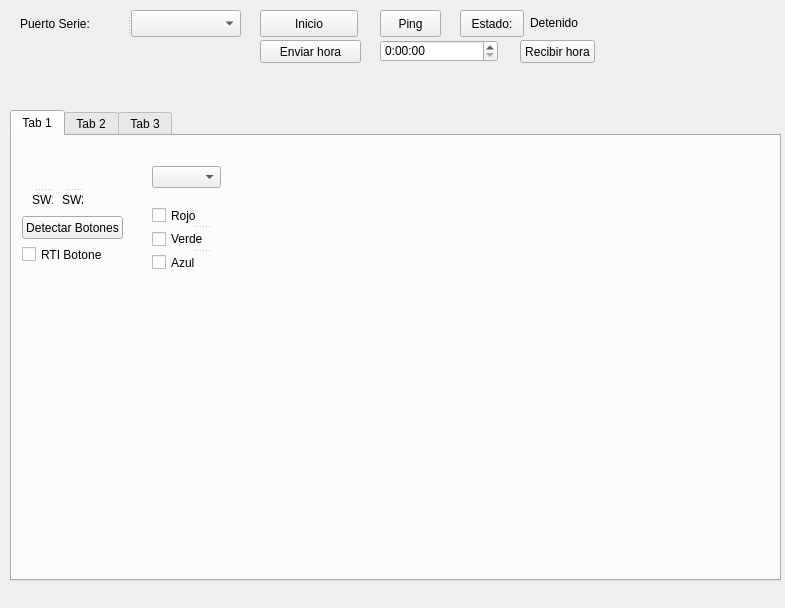
<?xml version="1.0" encoding="UTF-8"?>
<ui version="4.0">
 <class>GUIPanel</class>
 <widget class="QWidget" name="GUIPanel">
  <property name="geometry">
   <rect>
    <x>0</x>
    <y>0</y>
    <width>785</width>
    <height>608</height>
   </rect>
  </property>
  <property name="windowTitle">
   <string>GUIPanel</string>
  </property>
  <widget class="QPushButton" name="runButton">
   <property name="geometry">
    <rect>
     <x>260</x>
     <y>10</y>
     <width>98</width>
     <height>27</height>
    </rect>
   </property>
   <property name="text">
    <string>Inicio</string>
   </property>
  </widget>
  <widget class="QPushButton" name="pingButton">
   <property name="geometry">
    <rect>
     <x>380</x>
     <y>10</y>
     <width>61</width>
     <height>27</height>
    </rect>
   </property>
   <property name="text">
    <string>Ping</string>
   </property>
  </widget>
  <widget class="QSplitter" name="splitter">
   <property name="geometry">
    <rect>
     <x>20</x>
     <y>10</y>
     <width>221</width>
     <height>27</height>
    </rect>
   </property>
   <property name="orientation">
    <enum>Qt::Horizontal</enum>
   </property>
   <widget class="QLabel" name="serialPortLabel">
    <property name="text">
     <string>Puerto Serie:</string>
    </property>
   </widget>
   <widget class="QComboBox" name="serialPortComboBox"/>
  </widget>
  <widget class="QPushButton" name="pushButton">
   <property name="geometry">
    <rect>
     <x>460</x>
     <y>10</y>
     <width>64</width>
     <height>27</height>
    </rect>
   </property>
   <property name="text">
    <string>Estado:</string>
   </property>
  </widget>
  <widget class="QLabel" name="statusLabel">
   <property name="geometry">
    <rect>
     <x>530</x>
     <y>14</y>
     <width>331</width>
     <height>17</height>
    </rect>
   </property>
   <property name="text">
    <string>Detenido</string>
   </property>
  </widget>
  <widget class="QTabWidget" name="tabWidget">
   <property name="geometry">
    <rect>
     <x>10</x>
     <y>110</y>
     <width>771</width>
     <height>471</height>
    </rect>
   </property>
   <property name="currentIndex">
    <number>0</number>
   </property>
   <widget class="QWidget" name="tab">
    <attribute name="title">
     <string>Tab 1</string>
    </attribute>
    <widget class="QCheckBox" name="RTIcheckBox">
     <property name="geometry">
      <rect>
       <x>10</x>
       <y>110</y>
       <width>81</width>
       <height>17</height>
      </rect>
     </property>
     <property name="text">
      <string>RTI Botones</string>
     </property>
    </widget>
    <widget class="QSplitter" name="splitter_3">
     <property name="geometry">
      <rect>
       <x>20</x>
       <y>20</y>
       <width>21</width>
       <height>51</height>
      </rect>
     </property>
     <property name="orientation">
      <enum>Qt::Vertical</enum>
     </property>
     <widget class="Led" name="SW1">
      <property name="toolTip">
       <string>Color Led component</string>
      </property>
      <property name="whatsThis">
       <string>Led indicator</string>
      </property>
     </widget>
     <widget class="QLabel" name="label">
      <property name="text">
       <string>SW1</string>
      </property>
     </widget>
    </widget>
    <widget class="QSplitter" name="splitter_4">
     <property name="geometry">
      <rect>
       <x>50</x>
       <y>20</y>
       <width>21</width>
       <height>51</height>
      </rect>
     </property>
     <property name="orientation">
      <enum>Qt::Vertical</enum>
     </property>
     <widget class="Led" name="SW2">
      <property name="toolTip">
       <string>Color Led component</string>
      </property>
      <property name="whatsThis">
       <string>Led indicator</string>
      </property>
     </widget>
     <widget class="QLabel" name="label_2">
      <property name="text">
       <string>SW2</string>
      </property>
     </widget>
    </widget>
    <widget class="QPushButton" name="switchButton">
     <property name="geometry">
      <rect>
       <x>10</x>
       <y>80</y>
       <width>101</width>
       <height>23</height>
      </rect>
     </property>
     <property name="text">
      <string>Detectar Botones</string>
     </property>
    </widget>
    <widget class="QComboBox" name="modeComboBox">
     <property name="geometry">
      <rect>
       <x>140</x>
       <y>30</y>
       <width>69</width>
       <height>22</height>
      </rect>
     </property>
    </widget>
    <widget class="QSplitter" name="splitter_2">
     <property name="geometry">
      <rect>
       <x>140</x>
       <y>70</y>
       <width>97</width>
       <height>66</height>
      </rect>
     </property>
     <property name="orientation">
      <enum>Qt::Vertical</enum>
     </property>
     <widget class="QCheckBox" name="rojo">
      <property name="text">
       <string>Rojo</string>
      </property>
     </widget>
     <widget class="QCheckBox" name="verde">
      <property name="text">
       <string>Verde</string>
      </property>
     </widget>
     <widget class="QCheckBox" name="azul">
      <property name="text">
       <string>Azul</string>
      </property>
     </widget>
    </widget>
    <widget class="QwtKnob" name="Knob">
     <property name="geometry">
      <rect>
       <x>250</x>
       <y>20</y>
       <width>129</width>
       <height>134</height>
      </rect>
     </property>
     <property name="upperBound">
      <double>1.000000000000000</double>
     </property>
     <property name="value">
      <double>0.500000000000000</double>
     </property>
     <property name="singleSteps">
      <UInt>0</UInt>
     </property>
     <property name="pageSteps">
      <UInt>10</UInt>
     </property>
    </widget>
    <widget class="color_widgets::ColorWheel" name="colorWheel">
     <property name="geometry">
      <rect>
       <x>430</x>
       <y>30</y>
       <width>100</width>
       <height>100</height>
      </rect>
     </property>
     <property name="sizePolicy">
      <sizepolicy hsizetype="Minimum" vsizetype="Minimum">
       <horstretch>0</horstretch>
       <verstretch>0</verstretch>
      </sizepolicy>
     </property>
    </widget>
   </widget>
   <widget class="QWidget" name="tab_2">
    <attribute name="title">
     <string>Tab 2</string>
    </attribute>
    <widget class="QCheckBox" name="monitorCheckBox">
     <property name="geometry">
      <rect>
       <x>10</x>
       <y>20</y>
       <width>131</width>
       <height>17</height>
      </rect>
     </property>
     <property name="text">
      <string>Activar monitorización</string>
     </property>
    </widget>
    <widget class="Led" name="AIN0Led">
     <property name="geometry">
      <rect>
       <x>50</x>
       <y>50</y>
       <width>31</width>
       <height>31</height>
      </rect>
     </property>
     <property name="toolTip">
      <string>Color Led component</string>
     </property>
     <property name="whatsThis">
      <string>Led indicator</string>
     </property>
    </widget>
    <widget class="Led" name="AIN1Led">
     <property name="geometry">
      <rect>
       <x>160</x>
       <y>50</y>
       <width>31</width>
       <height>31</height>
      </rect>
     </property>
     <property name="toolTip">
      <string>Color Led component</string>
     </property>
     <property name="whatsThis">
      <string>Led indicator</string>
     </property>
    </widget>
    <widget class="Led" name="AIN3Led">
     <property name="geometry">
      <rect>
       <x>430</x>
       <y>50</y>
       <width>31</width>
       <height>31</height>
      </rect>
     </property>
     <property name="toolTip">
      <string>Color Led component</string>
     </property>
     <property name="whatsThis">
      <string>Led indicator</string>
     </property>
    </widget>
    <widget class="Led" name="AIN2Led">
     <property name="geometry">
      <rect>
       <x>290</x>
       <y>50</y>
       <width>31</width>
       <height>31</height>
      </rect>
     </property>
     <property name="toolTip">
      <string>Color Led component</string>
     </property>
     <property name="whatsThis">
      <string>Led indicator</string>
     </property>
    </widget>
    <widget class="QLabel" name="AIN0Label">
     <property name="geometry">
      <rect>
       <x>50</x>
       <y>80</y>
       <width>31</width>
       <height>16</height>
      </rect>
     </property>
     <property name="text">
      <string>AIN0</string>
     </property>
    </widget>
    <widget class="QLabel" name="AIN1Label">
     <property name="geometry">
      <rect>
       <x>160</x>
       <y>80</y>
       <width>31</width>
       <height>16</height>
      </rect>
     </property>
     <property name="text">
      <string>AIN1</string>
     </property>
    </widget>
    <widget class="QLabel" name="AIN2Label">
     <property name="geometry">
      <rect>
       <x>290</x>
       <y>80</y>
       <width>31</width>
       <height>16</height>
      </rect>
     </property>
     <property name="text">
      <string>AIN2</string>
     </property>
    </widget>
    <widget class="QLabel" name="AIN3Label">
     <property name="geometry">
      <rect>
       <x>430</x>
       <y>80</y>
       <width>31</width>
       <height>16</height>
      </rect>
     </property>
     <property name="text">
      <string>AIN3</string>
     </property>
    </widget>
    <widget class="QLCDNumber" name="AIN0lcdNumber">
     <property name="geometry">
      <rect>
       <x>20</x>
       <y>110</y>
       <width>81</width>
       <height>31</height>
      </rect>
     </property>
    </widget>
    <widget class="QwtKnob" name="AIN0Knob">
     <property name="geometry">
      <rect>
       <x>0</x>
       <y>150</y>
       <width>121</width>
       <height>111</height>
      </rect>
     </property>
     <property name="lowerBound">
      <double>1.000000000000000</double>
     </property>
     <property name="upperBound">
      <double>5.000000000000000</double>
     </property>
     <property name="value">
      <double>1.500000000000000</double>
     </property>
     <property name="totalSteps">
      <UInt>8</UInt>
     </property>
    </widget>
    <widget class="QLCDNumber" name="AIN1lcdNumber">
     <property name="geometry">
      <rect>
       <x>140</x>
       <y>110</y>
       <width>81</width>
       <height>31</height>
      </rect>
     </property>
    </widget>
    <widget class="QwtKnob" name="AIN1Knob">
     <property name="geometry">
      <rect>
       <x>120</x>
       <y>150</y>
       <width>121</width>
       <height>111</height>
      </rect>
     </property>
     <property name="lowerBound">
      <double>1.000000000000000</double>
     </property>
     <property name="upperBound">
      <double>5.000000000000000</double>
     </property>
     <property name="value">
      <double>2.500000000000000</double>
     </property>
     <property name="totalSteps">
      <UInt>8</UInt>
     </property>
    </widget>
    <widget class="QLCDNumber" name="AIN2lcdNumber">
     <property name="geometry">
      <rect>
       <x>270</x>
       <y>110</y>
       <width>81</width>
       <height>31</height>
      </rect>
     </property>
    </widget>
    <widget class="QwtKnob" name="AIN2Knob">
     <property name="geometry">
      <rect>
       <x>250</x>
       <y>150</y>
       <width>121</width>
       <height>111</height>
      </rect>
     </property>
     <property name="lowerBound">
      <double>1.000000000000000</double>
     </property>
     <property name="upperBound">
      <double>5.000000000000000</double>
     </property>
     <property name="value">
      <double>3.500000000000000</double>
     </property>
     <property name="totalSteps">
      <UInt>8</UInt>
     </property>
    </widget>
    <widget class="QLCDNumber" name="AIN3lcdNumber">
     <property name="geometry">
      <rect>
       <x>400</x>
       <y>110</y>
       <width>81</width>
       <height>31</height>
      </rect>
     </property>
    </widget>
    <widget class="QwtKnob" name="AIN3Knob">
     <property name="geometry">
      <rect>
       <x>390</x>
       <y>150</y>
       <width>121</width>
       <height>111</height>
      </rect>
     </property>
     <property name="lowerBound">
      <double>1.000000000000000</double>
     </property>
     <property name="upperBound">
      <double>5.000000000000000</double>
     </property>
     <property name="scaleStepSize">
      <double>0.000000000000000</double>
     </property>
     <property name="value">
      <double>4.500000000000000</double>
     </property>
     <property name="totalSteps">
      <UInt>8</UInt>
     </property>
    </widget>
    <widget class="Led" name="PB0Led">
     <property name="geometry">
      <rect>
       <x>40</x>
       <y>270</y>
       <width>31</width>
       <height>31</height>
      </rect>
     </property>
     <property name="toolTip">
      <string>Color Led component</string>
     </property>
     <property name="whatsThis">
      <string>Led indicator</string>
     </property>
    </widget>
    <widget class="Led" name="PB1Led">
     <property name="geometry">
      <rect>
       <x>170</x>
       <y>270</y>
       <width>31</width>
       <height>31</height>
      </rect>
     </property>
     <property name="toolTip">
      <string>Color Led component</string>
     </property>
     <property name="whatsThis">
      <string>Led indicator</string>
     </property>
    </widget>
    <widget class="Led" name="PB2Led">
     <property name="geometry">
      <rect>
       <x>290</x>
       <y>270</y>
       <width>31</width>
       <height>31</height>
      </rect>
     </property>
     <property name="toolTip">
      <string>Color Led component</string>
     </property>
     <property name="whatsThis">
      <string>Led indicator</string>
     </property>
    </widget>
    <widget class="Led" name="PB3Led">
     <property name="geometry">
      <rect>
       <x>420</x>
       <y>270</y>
       <width>31</width>
       <height>31</height>
      </rect>
     </property>
     <property name="toolTip">
      <string>Color Led component</string>
     </property>
     <property name="whatsThis">
      <string>Led indicator</string>
     </property>
    </widget>
    <widget class="QCheckBox" name="PB0CheckBox">
     <property name="geometry">
      <rect>
       <x>30</x>
       <y>320</y>
       <width>71</width>
       <height>17</height>
      </rect>
     </property>
     <property name="text">
      <string>PB0</string>
     </property>
    </widget>
    <widget class="QCheckBox" name="PB1Checkbox">
     <property name="geometry">
      <rect>
       <x>160</x>
       <y>320</y>
       <width>70</width>
       <height>17</height>
      </rect>
     </property>
     <property name="text">
      <string>PB1</string>
     </property>
    </widget>
    <widget class="QCheckBox" name="PB2Checkbox">
     <property name="geometry">
      <rect>
       <x>290</x>
       <y>320</y>
       <width>70</width>
       <height>17</height>
      </rect>
     </property>
     <property name="text">
      <string>PB2</string>
     </property>
    </widget>
    <widget class="QCheckBox" name="PB3Checkbox">
     <property name="geometry">
      <rect>
       <x>420</x>
       <y>320</y>
       <width>70</width>
       <height>17</height>
      </rect>
     </property>
     <property name="text">
      <string>PB3</string>
     </property>
    </widget>
   </widget>
   <widget class="QWidget" name="tab_3">
    <attribute name="title">
     <string>Tab 3</string>
    </attribute>
    <widget class="QCheckBox" name="oscCheckBox">
     <property name="geometry">
      <rect>
       <x>40</x>
       <y>30</y>
       <width>81</width>
       <height>17</height>
      </rect>
     </property>
     <property name="text">
      <string>Adquisición</string>
     </property>
    </widget>
    <widget class="QwtPlot" name="grafica">
     <property name="geometry">
      <rect>
       <x>20</x>
       <y>120</y>
       <width>400</width>
       <height>200</height>
      </rect>
     </property>
    </widget>
    <widget class="QSpinBox" name="frecSpinBox">
     <property name="geometry">
      <rect>
       <x>40</x>
       <y>70</y>
       <width>91</width>
       <height>21</height>
      </rect>
     </property>
     <property name="minimum">
      <number>1</number>
     </property>
     <property name="maximum">
      <number>25000</number>
     </property>
    </widget>
    <widget class="QLabel" name="label_3">
     <property name="geometry">
      <rect>
       <x>150</x>
       <y>70</y>
       <width>51</width>
       <height>21</height>
      </rect>
     </property>
     <property name="text">
      <string>Hz</string>
     </property>
    </widget>
    <widget class="QSpinBox" name="escalaSpinBox">
     <property name="geometry">
      <rect>
       <x>240</x>
       <y>70</y>
       <width>101</width>
       <height>22</height>
      </rect>
     </property>
     <property name="minimum">
      <number>1</number>
     </property>
     <property name="maximum">
      <number>256</number>
     </property>
     <property name="value">
      <number>16</number>
     </property>
    </widget>
    <widget class="QLabel" name="label_4">
     <property name="geometry">
      <rect>
       <x>360</x>
       <y>70</y>
       <width>61</width>
       <height>21</height>
      </rect>
     </property>
     <property name="text">
      <string>Escala</string>
     </property>
    </widget>
   </widget>
  </widget>
  <widget class="QPushButton" name="hourPushButton">
   <property name="geometry">
    <rect>
     <x>260</x>
     <y>40</y>
     <width>101</width>
     <height>23</height>
    </rect>
   </property>
   <property name="text">
    <string>Enviar hora</string>
   </property>
  </widget>
  <widget class="QTimeEdit" name="timeEdit">
   <property name="geometry">
    <rect>
     <x>380</x>
     <y>40</y>
     <width>118</width>
     <height>22</height>
    </rect>
   </property>
   <property name="displayFormat">
    <string>H:mm:ss</string>
   </property>
  </widget>
  <widget class="QPushButton" name="receiveHourPushButton">
   <property name="geometry">
    <rect>
     <x>520</x>
     <y>40</y>
     <width>75</width>
     <height>23</height>
    </rect>
   </property>
   <property name="text">
    <string>Recibir hora</string>
   </property>
  </widget>
 </widget>
 <layoutdefault spacing="6" margin="11"/>
 <customwidgets>
  <customwidget>
   <class>Led</class>
   <extends>QWidget</extends>
   <header>analogwidgets/led.h</header>
  </customwidget>
  <customwidget>
   <class>color_widgets::ColorWheel</class>
   <extends>QWidget</extends>
   <header>color_wheel.hpp</header>
  </customwidget>
  <customwidget>
   <class>QwtPlot</class>
   <extends>QFrame</extends>
   <header>qwt_plot.h</header>
  </customwidget>
  <customwidget>
   <class>QwtKnob</class>
   <extends>QWidget</extends>
   <header>qwt_knob.h</header>
  </customwidget>
 </customwidgets>
 <tabstops>
  <tabstop>serialPortComboBox</tabstop>
  <tabstop>pingButton</tabstop>
  <tabstop>runButton</tabstop>
 </tabstops>
 <resources/>
 <connections/>
</ui>
